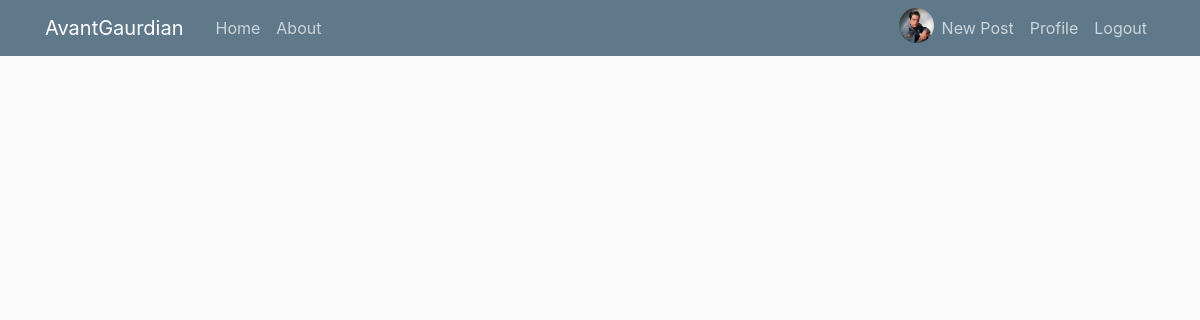
The app's page / (signed in), older data.
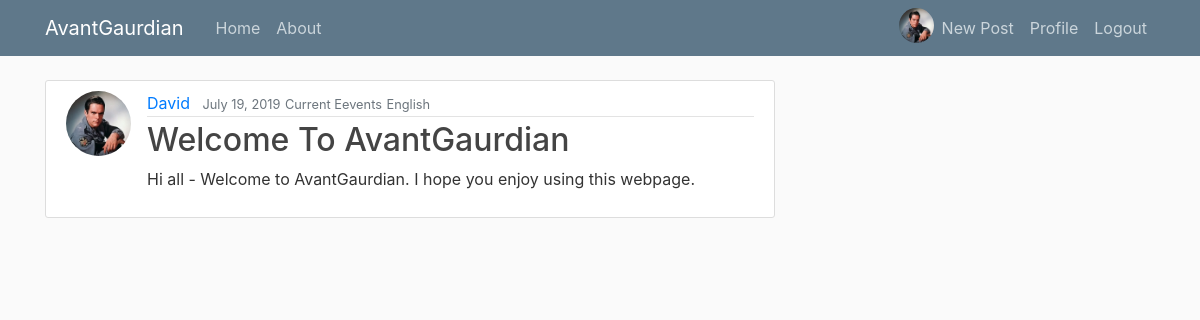
The same page, newer data.
### users/models.py (models this page shows, shortened)
class Profile(models.Model):
    user = models.OneToOneField(User, on_delete=models.CASCADE)
    image = models.ImageField(default='default.jpg',upload_to='profile_pics')

### blog/models.py (models this page shows, shortened)
class Post(models.Model):
    title = models.CharField(max_length=100)
    content = models.TextField()
    date_posted = models.DateTimeField(default=timezone.now)
    author = models.ForeignKey(User, on_delete=models.CASCADE)
    topic = models.CharField(max_length=15, choices=Topic_CHOICES, default='Current Events')
    language = models.CharField(max_length=25, choices=Language_CHOICES, default = 'English')

### blog/views.py (the view)
# urls.py: path('', PostListView.as_view(), name='blog-home'),
class PostListView(ListView):
    model = Post
    template_name='blog/home.html'
    context_object_name = 'posts'
    ordering = ['-date_posted']
    paginate_by=5

### blog/templates/blog/home.html (shortened to what this page needs)
{% extends 'blog/base.html' %}
{% block content %}
    {% for post in posts%}
    <article class="media content-section">
          <img src = {{ post.author.profile.image.url }} class = "rounded-circle article-img">
            <div class="media-body">
              <div class="article-metadata">
                <a class="mr-2" href="{% url 'user-posts' post.author.username %}">{{ post.author }}</a>
                <small class="text-muted">{{ post.date_posted.date }}</small>
                <small class="text-muted">{{ post.topic }}</small>
                <small class="text-muted">{{ post.language }}</small>
              </div>
              <h2><a class="article-title" href="{% url 'post-detail' post.id %}">{{ post.title }}</a></h2>
              <p class="article-content">{{ post.content }}</p>
            </div>
          </article>
    {%endfor%}
{% endblock content%}

### blog/templates/blog/base.html (shortened to what this page needs)
{% load static %}
<!DOCTYPE html>
<head>
    <link rel="stylesheet" href="https://maxcdn.bootstrapcdn.com/bootstrap/4.0.0/css/bootstrap.min.css">
    <link rel='stylesheet' href="{%static 'blog/main.css'%}">
</head>
<body>
        <header class="site-header">
                <nav class="navbar navbar-expand-md navbar-dark bg-steel fixed-top">
                  <div class="container">
                    <a class="navbar-brand mr-4" href="{% url 'blog-home' %}">AvantGaurdian </a>
                    <div class="collapse navbar-collapse" id="navbarToggle">
                      <div class="navbar-nav mr-auto">
                        <a class="nav-item nav-link" href="{% url 'blog-home' %}">Home</a>
                        <a class="nav-item nav-link" href="{% url 'blog-about' %}">About</a>
                      </div>
                      <div class="navbar-nav">
                        {% if user.is_authenticated %}
                        <img width ="35" height ="35" class="rounded-circle" src="{{ user.profile.image.url }}">
                        <a class="nav-item nav-link" href="{% url "post-create"%}">New Post</a>
                        <a class="nav-item nav-link" href="{% url "profile"%}">Profile</a>
                        <a class="nav-item nav-link" href="{% url "logout"%}">Logout</a>
                        {% else %}
                        <a class="nav-item nav-link" href="{% url "login"%}">Login</a>
                        <a class="nav-item nav-link" href="{% url "register"%}">Register</a>
                        {% endif %}
                      </div>
                    </div>
                  </div>
                </nav>
              </header>
              <main role="main" class="container">
                    <div class="row">
                      <div class="col-md-8">
                        {% block content %}{% endblock %}
                      </div>
                  </main>
</body>
</html>

### blog/static/blog/main.css (style rules this page uses)
body { background: #fafafa; color: #333333; margin-top: 5rem; }
h1, h2, h3, h4, h5, h6 { color: #444444; }
.bg-steel { background-color: #5f788a; }
.site-header .navbar-nav .nav-link { color: #cbd5db; }
.content-section { background: #ffffff; padding: 10px 20px; border: 1px solid #dddddd; border-radius: 3px; margin-bottom: 20px; }
.article-title { color: #444444; }
.article-content { white-space: pre-line; }
.article-img { height: 65px; width: 65px; margin-right: 16px; }
.article-metadata { padding-bottom: 1px; margin-bottom: 4px; border-bottom: 1px solid #e3e3e3 }

Row changes from the older to the newer data that the page shows:
added Post: author.profile.image (picture), author "David", date_posted "July 19, 2019", topic "Current Eevents", language "English", title "Welcome To AvantGaurdian", content "Hi all - Welcome to AvantGaurdian. I hope you enjoy using this webpage."
